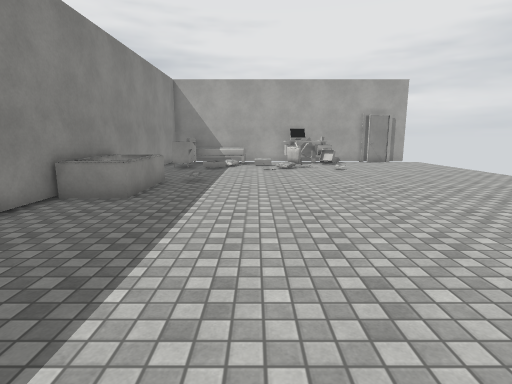
view 1 (above)

15 first-person views from a walk through a Unity game level. The camera is 1.5 m above the floor, tilts 10° down and sees 80° across. The floor is counted in squares, 1 m on a side. Each view is taken from the middle of a square. On the plan, view 1 faces up. The plan holds only what a view shows up to about 15 squares ahead; the rest is blank. The place goes on beyond the plan. The player is left out. Some surface patterns are stand-ins.

view 2
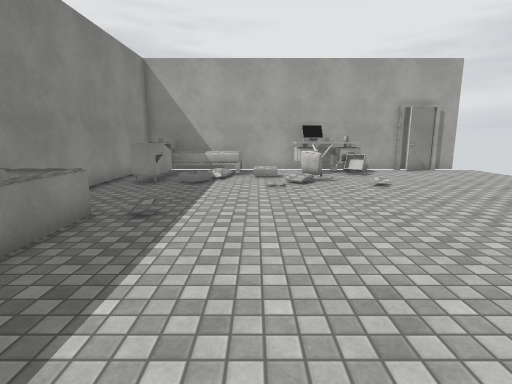

view 3
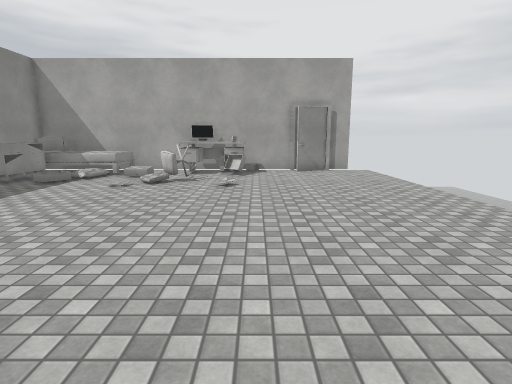

view 4
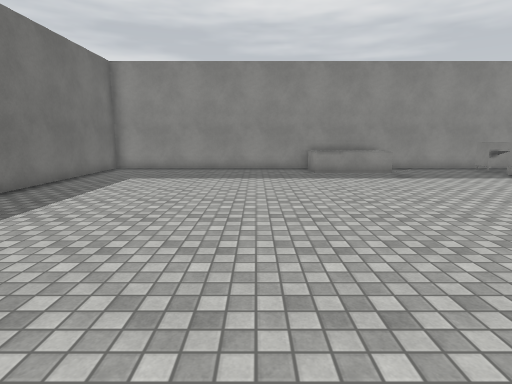

view 5
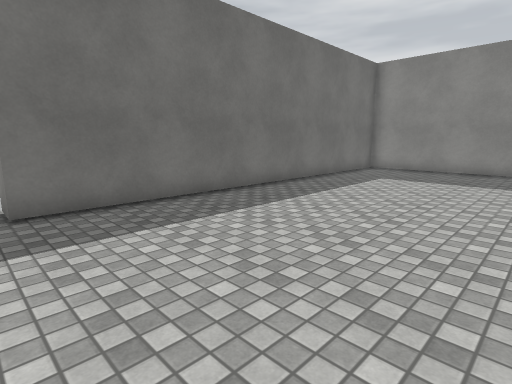

view 6
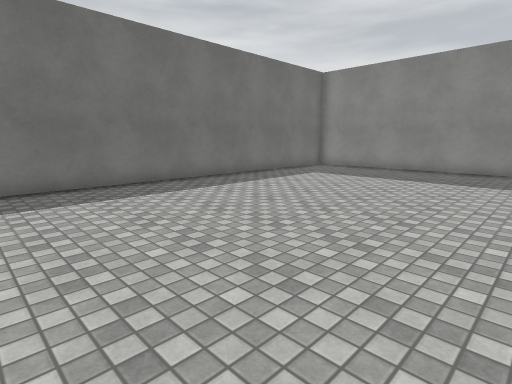

view 7
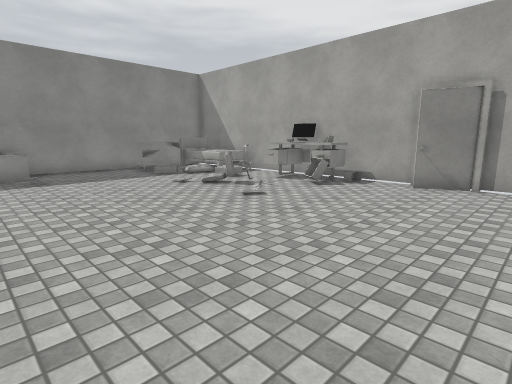

view 8
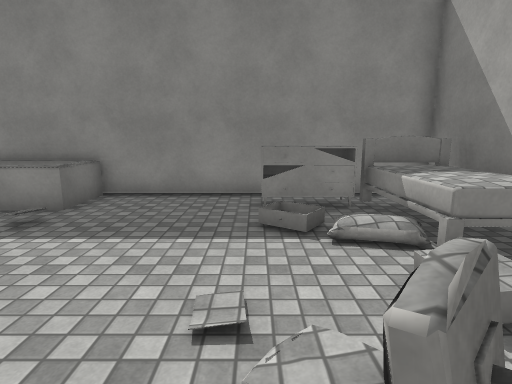

view 9
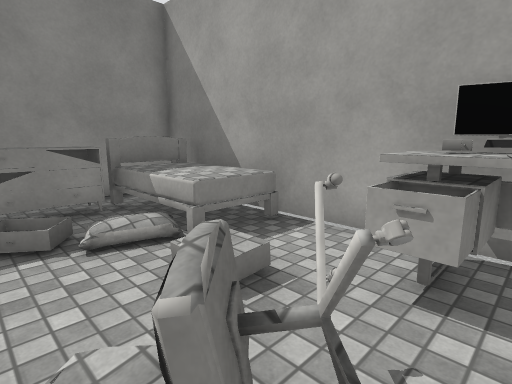

view 10
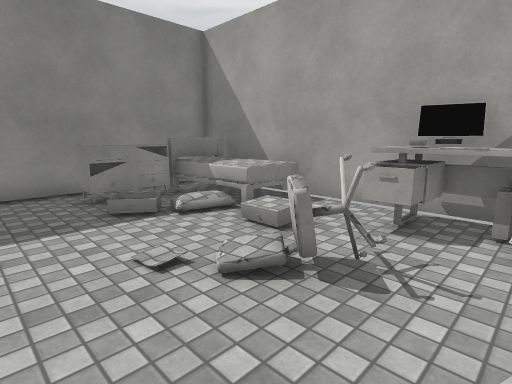

view 11
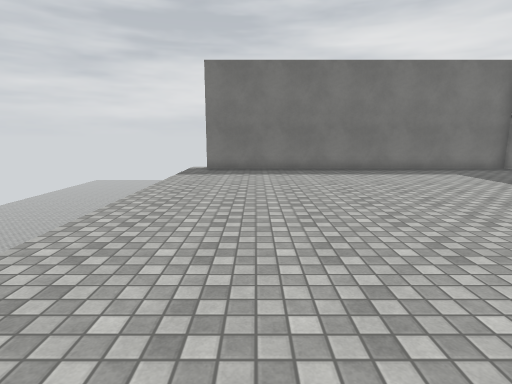

view 12
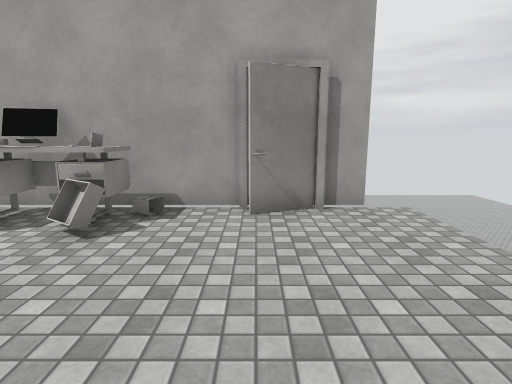

view 13
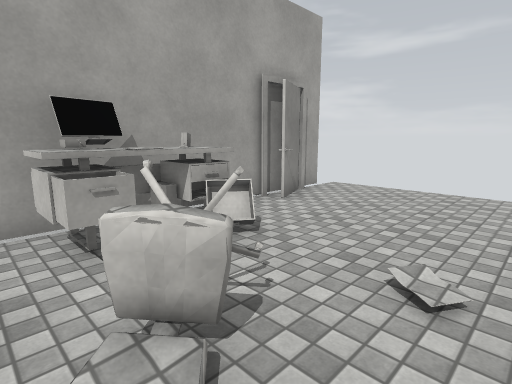

view 14
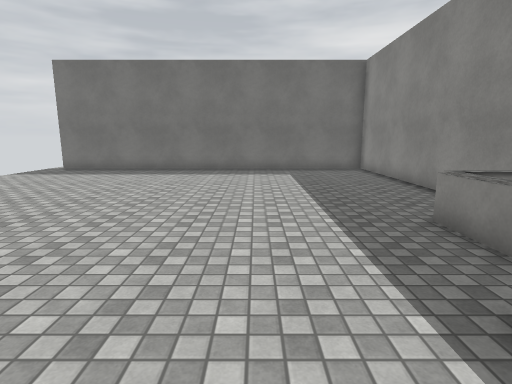

view 15
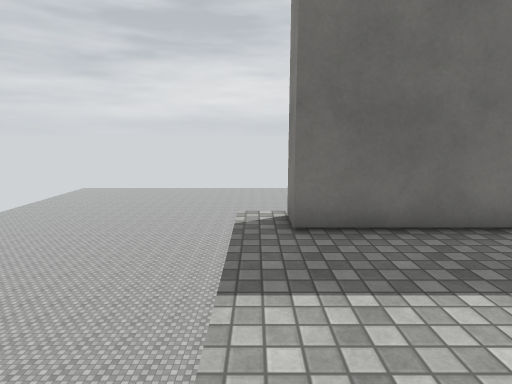

### Floor plan
Points are (right, up) in squares from view 1. A wall is a line through its corners. A room is listed if a view was taken in it or the views show most of it. See-through windows are left out.
Room 1 (views 1, 2, 3, 4, 5, 6, 7, 8, 9, 10, 11, 12, 13, 14, 15)
walls: (1.8, 18.4) (1.8, 19.1); (2.6, 19.1) (2.1, 18.9); (7.6, 19.6) (-5.1, 19.6) (-5.1, -1.8) (9.4, -1.8) (9.4, -2.9); (8.3, 19.5) (6.9, 18.9); (9.5, 19.6) (8.1, 19.6)
low walls: (-3.3, 9.6) (-3.2, 7.6) (-5, 7.5); (-5.1, 10.9) (-3.4, 10.9)
objects: bathtub (-4, 8); drawers (-4, 15) to (-3, 16); drawers (-4, 17) to (-3, 17); bed (-4, 17) to (-1, 19); bathtub (-3, 10) to (-3, 11); other object (-2, 11); other object (1, 15); chair (2, 16) to (3, 17); drawers (2, 18); other object (3, 18); computer (3, 19) to (4, 19); other object (4, 15); drawers (4, 18)

Where each view was taken, in squares from view 1:
view 1: 0 up, 0 right, facing up
view 2: 5 up, 0 right, facing up
view 3: 5 up, 5 right, facing up
view 4: 5 up, 10 right, facing left
view 5: 5 up, 10 right, facing down-left
view 6: 8 up, 10 right, facing down-left
view 7: 9 up, 10 right, facing up-left
view 8: 15 up, 3 right, facing left
view 9: 15 up, 3 right, facing up-left
view 10: 13 up, 4 right, facing up-left
view 11: 13 up, 7 right, facing down
view 12: 13 up, 7 right, facing up
view 13: 14 up, 1 right, facing up-right
view 14: 13 up, 0 right, facing down
view 15: 3 up, 10 right, facing down
